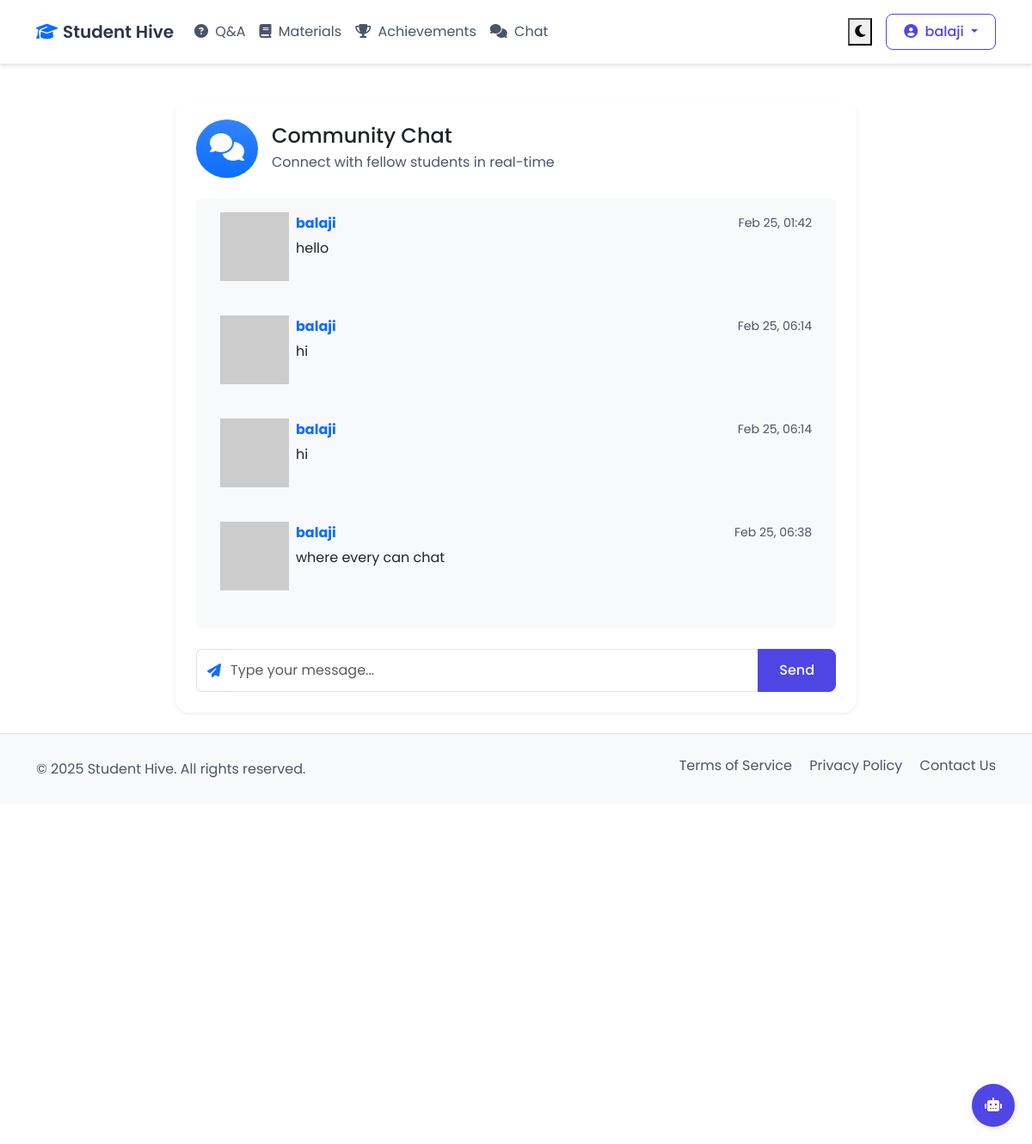
The page /chat (signed in) on the database its author committed.
### app.py (models this page shows, shortened)
class User(UserMixin, db.Model):
    id = db.Column(db.Integer, primary_key=True)
    username = db.Column(db.String(80), unique=True, nullable=False)
    email = db.Column(db.String(120), unique=True, nullable=False)
    password_hash = db.Column(db.String(128))
    questions = db.relationship('Question', backref='author', lazy=True)
    answers = db.relationship('Answer', backref='author', lazy=True)
    achievements = db.relationship('Achievement', backref='user', lazy=True)
    materials = db.relationship('StudyMaterial', backref='author', lazy=True)
    projects = db.relationship('Project', backref='author', lazy=True)
    chat_messages = db.relationship('ChatMessage', backref='author', lazy=True)
    achievement_comments = db.relationship('AchievementComment', backref='author', lazy=True)
    tutor_sessions = db.relationship('TutorSession', backref='student', lazy=True)

class ChatMessage(db.Model):
    id = db.Column(db.Integer, primary_key=True)
    content = db.Column(db.Text, nullable=False)
    timestamp = db.Column(db.DateTime, default=datetime.utcnow)
    user_id = db.Column(db.Integer, db.ForeignKey('user.id'), nullable=False)

### app.py (the view)
@app.route('/chat')
@login_required
def chat():
    messages = ChatMessage.query.order_by(ChatMessage.timestamp.desc()).limit(50).all()
    return render_template('chat.html', messages=messages)

### app.py (called while the page is built)
@login_manager.user_loader
def load_user(user_id):
    return User.query.get(int(user_id))

@app.template_filter('md5')
def md5_filter(s):
    if not s:
        return ''
    return hashlib.md5(s.lower().encode()).hexdigest()

### templates/chat.html (shortened to what this page needs)
{% extends "base.html" %}
{% block content %}
<div class="row justify-content-center">
    <div class="col-lg-8">
        <div class="card border-0 shadow-sm">
            <div class="card-body p-4">
                <div class="d-flex align-items-center mb-4">
                    <div class="bg-primary bg-gradient text-white rounded-circle p-3 me-3">
                        <i class="fas fa-comments fa-2x"></i>
                    </div>
                    <div>
                        <h2 class="h4 mb-1">Community Chat</h2>
                        <p class="text-muted mb-0">Connect with fellow students in real-time</p>
                    </div>
                </div>
                <div class="chat-messages mb-4 bg-light rounded p-3" style="height: 500px; overflow-y: auto;">
                    {% for message in messages|reverse %}
                    <div class="message mb-3">
                        <div class="d-flex align-items-start">
                            {% if message.author and message.author.email %}
                            <img src="https://www.gravatar.com/avatar/{{ message.author.email|md5 }}?s=32&d=identicon"
                                 class="avatar-sm me-2" alt="{{ message.author.username }}'s avatar">
                            {% else %}
                            <img src="https://www.gravatar.com/avatar/00000000000000000000000000000000?s=32&d=identicon"
                                 class="avatar-sm me-2" alt="Default avatar">
                            {% endif %}
                            <div class="flex-grow-1">
                                <div class="d-flex justify-content-between align-items-center mb-1">
                                    <strong class="text-primary">{{ message.author.username if message.author else 'Unknown User' }}</strong>
                                    <small class="text-muted">{{ message.timestamp.strftime('%b %d, %H:%M') }}</small>
                                </div>
                                <p class="mb-0">{{ message.content }}</p>
                            </div>
                        </div>
                    </div>
                    {% endfor %}
                </div>
                {% if current_user.is_authenticated %}
                <form method="POST" action="{{ url_for('send_message') }}" class="mt-4">
                    <div class="input-group">
                        <span class="input-group-text bg-white border-end-0">
                            <i class="fas fa-paper-plane text-primary"></i>
                        </span>
                        <input type="text"
                               class="form-control border-start-0 ps-0"
                               name="content"
                               placeholder="Type your message..."
                               required
                               autocomplete="off">
                        <button type="submit" class="btn btn-primary px-4">
                            Send
                        </button>
                    </div>
                </form>
                {% endif %}
            </div>
        </div>
    </div>
</div>
{% endblock %}

### templates/base.html (shortened to what this page needs)
<!DOCTYPE html>
<html lang="en" data-theme="light">
<head>
    <link href="https://cdn.jsdelivr.net/npm/bootstrap@5.3.0/dist/css/bootstrap.min.css" rel="stylesheet">
    <link href="https://cdnjs.cloudflare.com/ajax/libs/font-awesome/6.4.0/css/all.min.css" rel="stylesheet">
    <link href="{{ url_for('static', filename='style.css') }}" rel="stylesheet">
    {% include 'guide_bot.html' %}
</head>
<body>
    <nav class="navbar navbar-expand-lg sticky-top">
        <div class="container">
            <a class="navbar-brand d-flex align-items-center" href="{{ url_for('index') }}">
                <i class="fas fa-graduation-cap text-primary me-2"></i>
                Student Hive
            </a>
            <div class="collapse navbar-collapse" id="navbarNav">
                <ul class="navbar-nav me-auto">
                    <li class="nav-item">
                        <a class="nav-link" href="{{ url_for('questions') }}">
                            <i class="fas fa-question-circle me-1"></i> Q&A
                        </a>
                    </li>
                    <li class="nav-item">
                        <a class="nav-link" href="{{ url_for('study_materials') }}">
                            <i class="fas fa-book me-1"></i> Materials
                        </a>
                    </li>
                    <li class="nav-item">
                        <a class="nav-link" href="{{ url_for('achievements') }}">
                            <i class="fas fa-trophy me-1"></i> Achievements
                        </a>
                    </li>
                    <li class="nav-item">
                        <a class="nav-link" href="{{ url_for('chat') }}">
                            <i class="fas fa-comments me-1"></i> Chat
                        </a>
                    </li>
                </ul>
                <div class="d-flex align-items-center">
                    <button class="theme-toggle me-3" id="themeToggle">
                        <i class="fas fa-moon"></i>
                    </button>
                    {% if current_user.is_authenticated %}
                        <div class="dropdown">
                            <button class="btn btn-outline-primary dropdown-toggle" type="button" id="userMenu" data-bs-toggle="dropdown">
                                <i class="fas fa-user-circle me-1"></i>
                                {{ current_user.username }}
                            </button>
                        </div>
                    {% else %}
                        <a href="{{ url_for('login') }}" class="btn btn-outline-primary me-2">Login</a>
                        <a href="{{ url_for('register') }}" class="btn btn-primary">Register</a>
                    {% endif %}
                </div>
            </div>
        </div>
    </nav>
    <main class="py-4">
        {% block content %}{% endblock %}
    </main>
    <footer class="py-4 mt-auto" style="background-color: var(--bg-secondary);">
        <div class="container">
            <div class="row align-items-center">
                <div class="col-lg-6 text-center text-lg-start mb-3 mb-lg-0">
                    <span class="text-muted">&copy; 2025 Student Hive. All rights reserved.</span>
                </div>
                <div class="col-lg-6 text-md-end">
                    <div class="mb-2">
                        <a href="#" class="text-muted me-3">Terms of Service</a>
                        <a href="#" class="text-muted me-3">Privacy Policy</a>
                        <a href="#" class="text-muted">Contact Us</a>
                    </div>
                </div>
            </div>
        </div>
    </footer>
</body>
</html>

### static/style.css (style rules this page uses)
:root { --bg-primary: #ffffff; --bg-secondary: #f8f9fa; --text-primary: #2d3748; --text-secondary: #4a5568; --accent-primary: #4f46e5; --accent-secondary: #818cf8; --border-color: #e2e8f0; --card-bg: #ffffff; --shadow-color: rgba(0, 0, 0, 0.1); --success-color: #059669; --danger-color: #dc2626; --input-text: #2d3748; --input-bg: #ffffff; --input-border: #e2e8f0; --dropdown-bg: #ffffff; --dropdown-text: #2d3748; --dropdown-hover: #f8f9fa; --link-color: #4f46e5; }
body { background-color: var(--bg-primary); color: var(--text-primary); transition: background-color 0.3s, color 0.3s; font-family: 'Poppins', system-ui, -apple-system, sans-serif; line-height: 1.6; }
h1, h2, h3, h4, h5, h6 { color: var(--text-primary); font-weight: 600; line-height: 1.3; }
.text-muted { color: var(--text-secondary) !important; }
a { color: var(--link-color); text-decoration: none; }
.navbar { background-color: var(--bg-primary); border-bottom: 1px solid var(--border-color); padding: 1rem; box-shadow: 0 2px 4px var(--shadow-color); }
.navbar-brand { color: var(--text-primary) !important; font-weight: 600; font-size: 1.25rem; }
.nav-link { color: var(--text-secondary) !important; transition: color 0.2s; padding: 0.5rem 1rem; border-radius: 0.5rem; }
.card { background-color: var(--card-bg); border: 1px solid var(--border-color); border-radius: 1rem; box-shadow: 0 4px 6px var(--shadow-color); transition: transform 0.2s, box-shadow 0.2s; }
.card-body { padding: 1.5rem; }
.btn { padding: 0.5rem 1.25rem; border-radius: 0.5rem; font-weight: 500; transition: all 0.2s; }
.btn-primary { background-color: var(--accent-primary); border-color: var(--accent-primary); color: white !important; }
.btn-outline-primary { color: var(--accent-primary) !important; border-color: var(--accent-primary); background-color: transparent; }
.form-control { background-color: var(--input-bg); border: 1px solid var(--input-border); color: var(--input-text); border-radius: 0.5rem; padding: 0.75rem 1rem; transition: border-color 0.2s, box-shadow 0.2s; }
footer { background-color: var(--bg-secondary); color: var(--text-primary); border-top: 1px solid var(--border-color); }
footer a { color: var(--text-secondary); }
.bg-light { background-color: var(--bg-secondary) !important; }
.shadow-sm { box-shadow: 0 1px 2px var(--shadow-color); }

### templates/chat.html (style rules this page uses)
.chat-messages { scrollbar-width: thin; scrollbar-color: rgba(0,0,0,.2) transparent; }
.message { transition: background-color 0.2s; padding: 0.75rem; border-radius: 0.5rem; }

### rows shown on the page
User: username "balaji"
ChatMessage: author "balaji", timestamp "Feb 25, 01:42", content "hello"
ChatMessage: author "balaji", timestamp "Feb 25, 06:14", content "hi"
ChatMessage: author "balaji", timestamp "Feb 25, 06:14", content "hi"
ChatMessage: author "balaji", timestamp "Feb 25, 06:38", content "where every can chat"
